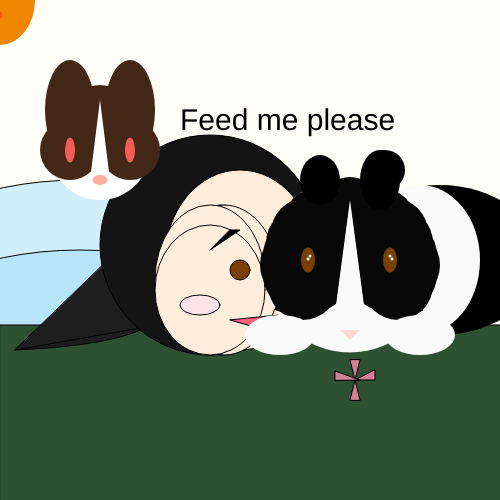
Frame 1 (no input)
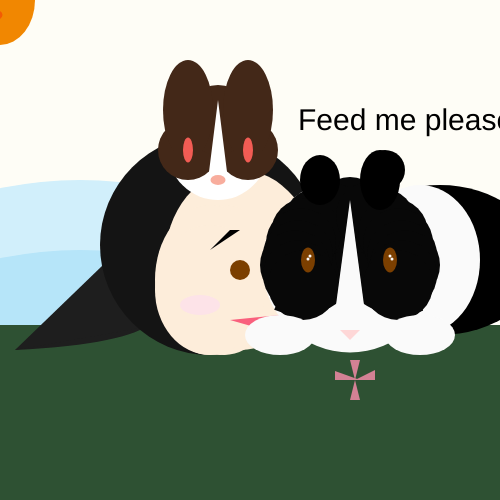
Frame 60 (no input)
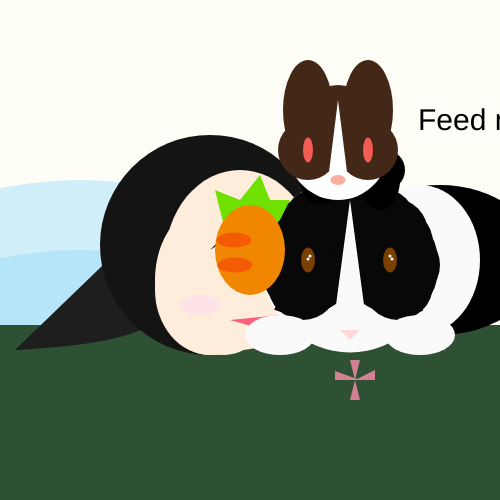
Frame 120 (the mouse pressed at the canvas centre since frame 60)

The p5.js sketch that drew these frames (run headless with seeded random() and noise() and a simulated clock; from frame 60 on, the mouse is pressed at the canvas centre):

// p5.js sketch
// ── sketch.js
let   x = 100;
let   y_rab = 700;
let   y = 100;
let   d = 150;
let   pace = 15;
let   pace_1 = 2;
let   carrotDistance = 70;

function setup() {
  createCanvas(500, 500);
}

function draw() {
  background(254, 253, 246);
  //body
  fill(209, 239, 251);
  ellipse(80, 280, 400, 200);
  //arm
  fill(182, 229, 249);
  ellipse(80, 350, 400, 200);
  //floor
  fill(46, 81, 51);
  rect(0, 325, 1500, 200);
  //flowers'
  fill(210, 129, 148);
  triangle(350, 360, 355, 380, 360, 360);
  triangle(355, 380, 375, 380, 375, 370);
  triangle(350, 400, 355, 380, 360, 400);
  triangle(335, 380, 335, 371, 360, 380);
  //hair
  fill(30);
  bezier(190, 220, 10, 220, 335, 335, 15, 350);
  line(10,10, 20, 20);
  triangle(160, 210, 300, 300 , 15 , 350);
  fill(20);
  circle(210, 245, 220);

  //face
  fill(253, 237, 218);
  ellipse(240, 260, 150, 180);
  ellipse(220, 280, 110, 150);
  ellipse(224, 280, 110, 150);
  ellipse(210, 280, 110, 150);
  ellipse(210, 290, 110, 130);
  
  //eyes
  fill(123, 63, 0);
  circle(240, 270, 20);
  
  //mouth
  fill(249, 96, 125);
  triangle (230, 320, 300, 340, 430, 300);
  
  //eyebrow
  fill(0);
  triangle(230, 230, 240, 230, 210, 250);
  
  //blush
  fill(253, 227, 232);
  ellipse(200, 305, 40, 20);
  
  noStroke();
  //body
  fill(0);
  ellipse(440, 260, 200, 150);
  fill(250);
  ellipse(420, 260, 120, 150);
  
  //rabbit face
  fill(250);
  circle(350, 265, 175);
  fill(8);
  arc(300, 250, 130, 130, 1.75 * PI, .63 * PI);
  arc(400, 250, 130, 130, 1/2.6 * PI, PI + QUARTER_PI);
  circle(350,212,70);
  circle(318,223,70);
  circle(328,216,70);
  circle(306,233,70);
  circle(301,243,70);
  circle(298,255,70);
  circle(295,265,70);
  circle(298,275,70);
  circle(303,285,70);
  circle(381,223,70);
  circle(371,216,70);
  circle(393,233,70);
  circle(398,243,70);
  circle(402,255,70);
  circle(405,265,70);
  circle(402,275,70);
  circle(398,285,70);
  fill(250);
  triangle(330, 350, 350, 200, 370, 350);
  
  //eyes
  fill(123, 63, 0);
  ellipse (308, 260, 14,25);
  ellipse(390, 260, 14,25);
  fill(250);
  circle (310, 256, 3);
  circle (308, 259, 3);
  circle (390, 256, 3);
  circle (392, 259, 3);
  
  //nose
  fill(254, 215, 215);
  triangle(340, 330, 350, 340, 360, 330);
  
  //paw
  fill(250);
  ellipse(280, 335, 70, 40);
  ellipse(420, 335, 70, 40);
  
  //ears
  fill(0);
  strokeWeight(90);
  ellipse(320, 180, 40, 50);
  ellipse(380, 180, 40, 60);
  ellipse(385, 170, 40, 40);
  
  // float_rabbit
  // face
  fill(255);
  circle(x, d, 100);
  // brown part
  fill(67, 40, 24);
  circle(x - 30, d, 60);
  circle(x + 30, d, 60);
  circle(x, d - 30, 70);
  ellipse(x - 30, d - 40, 50, 100);
  ellipse(x + 30, d - 40, 50, 100);
  // triangle
  fill(255);
  triangle(x, d - 50, x - 10, d + 30, x + 10, d + 30);
  // eyes
  fill(242, 92, 84);
  ellipse(x - 30, d, 10,  25);
  ellipse(x + 30, d, 10,  25);
  // nose
  fill (248, 173, 157);
  ellipse(x, d + 30, 15, 10);
  // text
  textSize(30);
  fill(0);
  text("Feed me please", x + 80, d - 20);
  x = x + pace_1;
  if(x > width + 100){
    x = -100;
  }
  
  // move_with_mouse_carrot
  fill(112, 224, 0);
  beginShape();
  vertex(mouseX - 25, mouseY - 20);
  vertex(mouseX - 35, mouseY - 60);
  vertex(mouseX - 10, mouseY - 50);
  vertex(mouseX + 10, mouseY - 75);
  vertex(mouseX + 20, mouseY - 50);
  vertex(mouseX + 40, mouseY - 50);
  vertex(mouseX + 30, mouseY - 30);
  vertex(mouseX, mouseY);
  endShape();
  fill(241, 135, 1);
  ellipse(mouseX, mouseY, 70,90);
  fill(243, 91, 4);
  ellipse(mouseX - 16, mouseY -10, 35,15);
  ellipse(mouseX - 15, mouseY +15, 35,15);

  
  if(mouseIsPressed == true){
    // body
    fill(255);
    ellipse(mouseX, y_rab + 70, 110, 90);
    // face
    fill(255);
    circle(mouseX, y_rab, 100);
    fill(0);
    circle(mouseX + 30, y_rab ,60);
    circle(mouseX - 30, y_rab ,60);
    circle(mouseX, y_rab - 30, 70);
    ellipse(mouseX - 30, y_rab - 40, 50, 100);
    ellipse(mouseX + 30, y_rab - 40, 50, 100);
    // eyes
    fill(255);
    ellipse(mouseX - 30, y_rab, 10,  25);
    ellipse(mouseX + 30, y_rab, 10,  25);
    triangle(mouseX, y_rab - 50, mouseX - 10, y_rab + 30, mouseX + 10, y_rab + 30);
    // nose
    fill (0);
    ellipse(mouseX, y_rab + 30, 15, 10);
    // hat
    fill(201 ,20, 0);
    ellipse(mouseX, y_rab - 70, 60, 40);
    ellipse(mouseX, y_rab - 85, 40, 40);
    fill(255);
    circle(mouseX, y_rab - 105, 20);
    y_rab = y_rab + pace;
    if(y_rab > width + 200 || y_rab < mouseY + 50){
      pace = - pace;
    }
    if(pace > 0 & y_rab > mouseY + 50){
      fill(112, 224, 0);
      beginShape();
      vertex(mouseX - 25 + carrotDistance, y_rab - 20);
      vertex(mouseX - 35 + carrotDistance, y_rab - 60);
      vertex(mouseX - 10 + carrotDistance, y_rab - 50);
      vertex(mouseX + 10 + carrotDistance, y_rab - 75);
      vertex(mouseX + 20 + carrotDistance, y_rab - 50);
      vertex(mouseX + 40 + carrotDistance, y_rab - 50);
      vertex(mouseX + 30 + carrotDistance, y_rab - 30);
      vertex(mouseX + carrotDistance, y_rab);
      endShape();
      fill(241, 135, 1);
      ellipse(mouseX + carrotDistance, y_rab, 70,90);
      fill(243, 91, 4);
      ellipse(mouseX - 16 + carrotDistance, y_rab -10, 35,15);
      ellipse(mouseX - 15 + carrotDistance, y_rab +15, 35,15);
      textSize(45);
      fill(249, 20, 0);
      text("It's mine now!", mouseX - carrotDistance - 50, y_rab + 60);
    }
  }else{
    y_rab = 700;
    pace = 15;
  }
  
}
